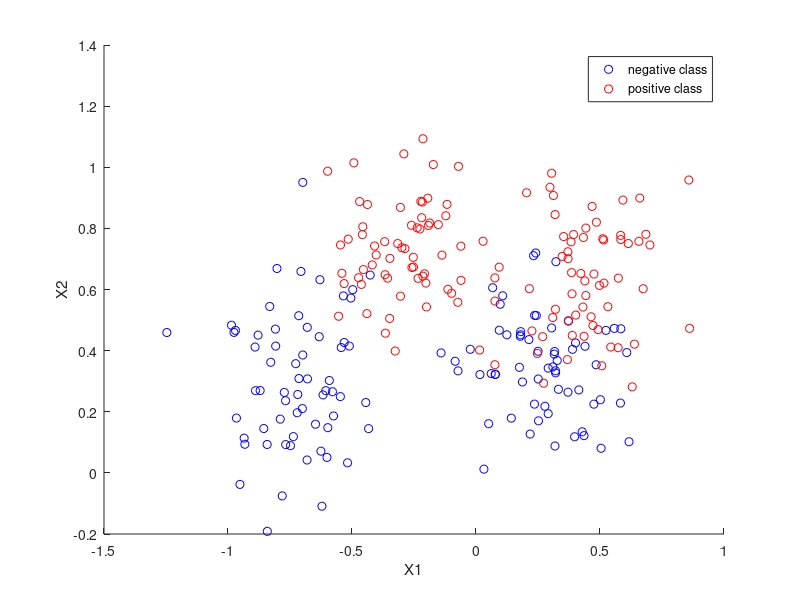

This figure's MATLAB source: (Note: this script raises an error after producing the figure.)
load ripley

% display of the data

figure;
hold on;
plot(X(1:125,1),X(1:125,2),'bo');
hold all;
plot(X(126:250,1),X(126:250,2),'ro');
legend('negative class', 'positive class');
xlabel('X1'), ylabel('X2');
legend;
hold off;

% X2 seems to be more explanatory for the class. Data seem to be separated
% into 4 quadrants

% linear model

gam = 1;
[alpha,b] = trainlssvm({X,Y,'c',gam,[],'lin_kernel'});
figure;
plotlssvm({X,Y,'c',gam,[],'lin_kernel'},{alpha,b});
[Yh, Z] = simlssvm({X,Y,'c',gam,[],'lin_kernel'},{alpha,b},X);
err = sum(Yh~=Y); 
fprintf('\n on test: #misclass = %d, error rate = %.2f%% \n', err, err/length(Y)*100)

% 14.40% error rate. Gam has no impact on the error rate or the separation
% line. Looking at the data, a smoother line would allow a better
% classification rate

% Rbf kernel

gam = 1;
sig2 = 20;
[alpha,b] = trainlssvm({X,Y,'c',gam,sig2,'RBF_kernel'});
plotlssvm({X,Y,'c',gam,sig2,'RBF_kernel','preprocess'},{alpha,b});
[Yh, Z] = simlssvm({X,Y,'c',gam,sig2,'RBF_kernel'},{alpha,b},X);
err = sum(Yh~=Y); 
fprintf('\n on test: #misclass = %d, error rate = %.2f%% \n', err, err/length(Y)*100)

% Although we obtain a lower classification error, model might not be as
% good as linear one because of the upper left quadrant

gamlist =[];
sig2list =[];
errlist =[];

for i=1:20,
    model = {X,Y,'c',[],[],'RBF_kernel','csa'};
    [gam,sig2,cost] = tunelssvm(model,'gridsearch', 'crossvalidatelssvm',{10,'misclass'});
    gamlist = [gamlist; gam];
    sig2list = [sig2list; sig2];
    [Yh, Z] = simlssvm({X,Y,'c',gam,sig2,'RBF_kernel'},{alpha,b},X);
    err = sum(Yh~=Y); 
    errlist = [errlist; err];
end

figure;
plot(1:1:length(gamlist), gamlist);
xlabel('run id'), ylabel('gam');
figure
plot(1:1:length(sig2list), sig2list);
xlabel('run id'), ylabel('sig2');
figure;
plot(1:1:length(errlist), errlist/length(Y)*100)
xlabel('run id'), ylabel('classification error');
%Everything changes a lot, also classification error

%ROC

%linear ROC
gam = 1;
[alpha,b] = trainlssvm({X,Y,'c',gam,[],'lin_kernel'});
[Ysim_lin,Ylatent] = simlssvm({X,Y,'c',gam,[], ...
'lin_kernel'},{alpha,b},X);

%Rbf kernel
model = {X,Y,'c',[],[],'RBF_kernel','csa'};
[gam,sig2,cost] = tunelssvm(model,'gridsearch', 'crossvalidatelssvm',{10,'misclass'});
[alpha,b] = trainlssvm({X,Y,'c',gam,sig2, 'RBF_kernel'});
[Ysim_Rbf,Ylatent] = simlssvm({X,Y,'c',gam,sig2, ...
'RBF_kernel'},{alpha,b},X);
roc(Ysim_lin,Y, 'figure');
hold on;
roc(Ysim_Rbf,Y, 'figure');

%RBf kernel is a bit better

%Better to do cross validation to test on the generalisation of the model
